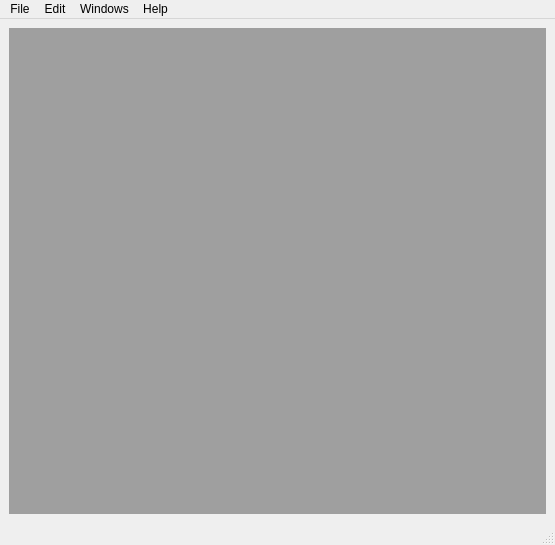
<?xml version="1.0" encoding="UTF-8"?>
<ui version="4.0">
 <class>QtImageViewerMainWindow</class>
 <widget class="QMainWindow" name="QtImageViewerMainWindow">
  <property name="geometry">
   <rect>
    <x>0</x>
    <y>0</y>
    <width>555</width>
    <height>545</height>
   </rect>
  </property>
  <property name="windowTitle">
   <string>MainWindow</string>
  </property>
  <widget class="QWidget" name="centralwidget">
   <layout class="QHBoxLayout" name="horizontalLayout">
    <item>
     <widget class="QMdiArea" name="mdiArea"/>
    </item>
   </layout>
  </widget>
  <widget class="QMenuBar" name="menubar">
   <property name="geometry">
    <rect>
     <x>0</x>
     <y>0</y>
     <width>555</width>
     <height>21</height>
    </rect>
   </property>
   <widget class="QMenu" name="menuFile">
    <property name="title">
     <string>File</string>
    </property>
    <addaction name="actionOpen"/>
    <addaction name="separator"/>
    <addaction name="actionExit"/>
   </widget>
   <widget class="QMenu" name="menuEdit">
    <property name="title">
     <string>Edit</string>
    </property>
    <addaction name="actionUndo"/>
    <addaction name="actionRedo"/>
   </widget>
   <widget class="QMenu" name="menuWindows">
    <property name="title">
     <string>Windows</string>
    </property>
   </widget>
   <widget class="QMenu" name="menuHelp">
    <property name="title">
     <string>Help</string>
    </property>
    <addaction name="actionAbout"/>
    <addaction name="actionHow_to_Use"/>
   </widget>
   <addaction name="menuFile"/>
   <addaction name="menuEdit"/>
   <addaction name="menuWindows"/>
   <addaction name="menuHelp"/>
  </widget>
  <widget class="QStatusBar" name="statusbar"/>
  <action name="actionOpen">
   <property name="text">
    <string>Open...</string>
   </property>
  </action>
  <action name="actionExit">
   <property name="text">
    <string>Exit</string>
   </property>
  </action>
  <action name="actionUndo">
   <property name="text">
    <string>Undo</string>
   </property>
  </action>
  <action name="actionRedo">
   <property name="text">
    <string>Redo</string>
   </property>
  </action>
  <action name="actionAbout">
   <property name="text">
    <string>About</string>
   </property>
  </action>
  <action name="actionHow_to_Use">
   <property name="text">
    <string>How to Use</string>
   </property>
  </action>
 </widget>
 <resources/>
 <connections/>
</ui>
